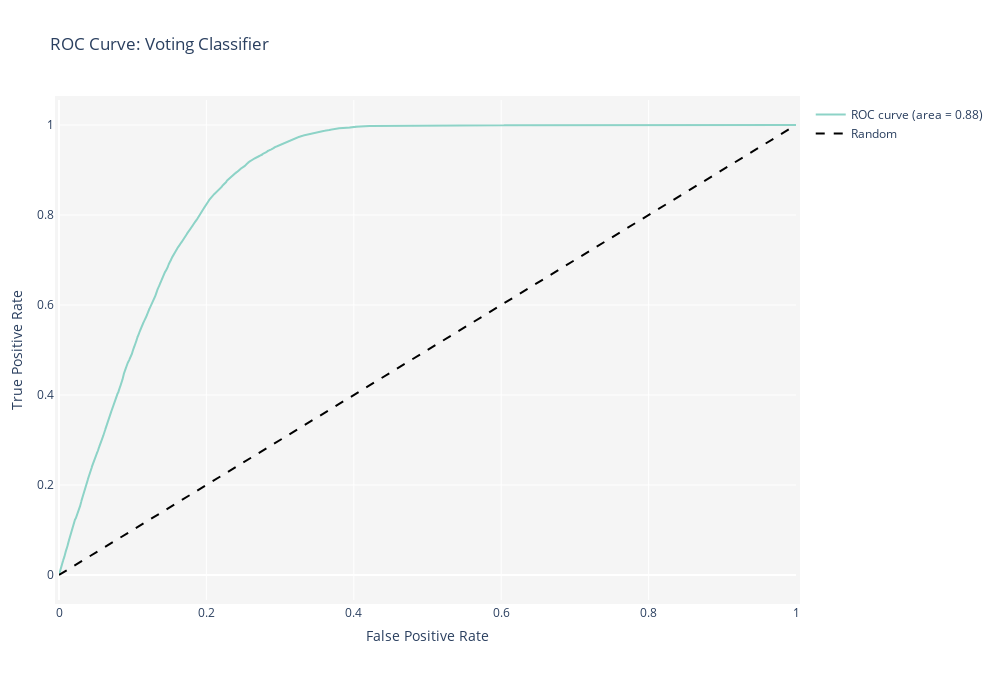

Notebook source saved alongside this figure:
### Code cell
import numpy as np
from sklearn.preprocessing import label_binarize
from sklearn.metrics import roc_curve, auc
import plotly.graph_objects as go
import plotly.express as px

def plot_roc_curve(y_test, y_pred, title=''):
    """
    Plot ROC curve.
    
    Compute the ROC curve and ROC area using sklearn's 
    roc_curve and auc functions. Create a plotly figure with the ROC curve
    and a diagonal reference line. Update the layout for titles, axes,
    size. Show or save the figure based on input args.
    """
    fpr, tpr, _ = roc_curve(y_test, y_pred)
    roc_auc = auc(fpr, tpr)

    fig = go.Figure()

    color = px.colors.qualitative.Set3[0]
    
    fig.add_trace(go.Scatter(x=fpr, y=tpr, mode='lines', name='ROC curve (area = {0:0.2f})'.format(roc_auc), line=dict(color=color)))
    fig.add_trace(go.Scatter(x=[0, 1], y=[0, 1], mode='lines', name='Random', line=dict(color='black', dash='dash')))

    fig.update_layout(title='ROC Curve: '+title, xaxis_title='False Positive Rate', yaxis_title='True Positive Rate', autosize=False, width=600, height=600, margin=dict(l=50, r=50, b=100, t=100, pad=4), plot_bgcolor='whitesmoke')
    fig.update_layout(height=700, width=1000)
    
    fig.show()
    
    
y_pred_proba_class_1 = grid_search.predict_proba(valid_transformed)[:, 1]

plot_roc_curve(valid['Response'], y_pred_proba_class_1, title='Voting Classifier')

### Figure 1 — Plotly figure (JSON) as saved in the notebook; plotly's stock layout.template omitted (floating-point values rounded to 4 significant figures; data arrays with more than 128 entries replaced by an {"elided": "..."} marker saying what was removed)
{"data": [{"line": {"color": "rgb(141,211,199)"}, "mode": "lines", "name": "ROC curve (area = 0.88)", "type": "scatter", "x": {"elided": "19316 float values"}, "y": {"elided": "19316 float values"}}, {"line": {"color": "black", "dash": "dash"}, "mode": "lines", "name": "Random", "type": "scatter", "x": [0, 1], "y": [0, 1]}], "layout": {"autosize": false, "height": 700, "margin": {"b": 100, "l": 50, "pad": 4, "r": 50, "t": 100}, "plot_bgcolor": "whitesmoke", "title": {"text": "ROC Curve: Voting Classifier"}, "width": 1000, "xaxis": {"title": {"text": "False Positive Rate"}}, "yaxis": {"title": {"text": "True Positive Rate"}}}}
